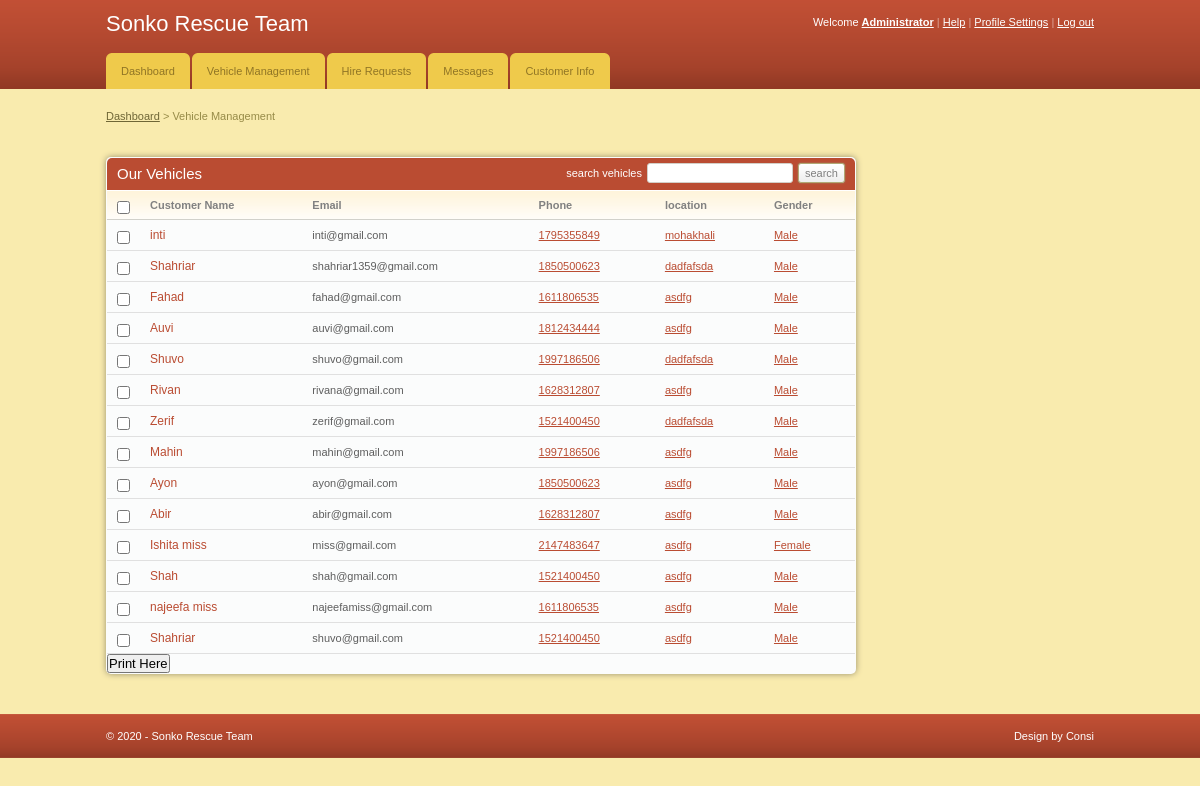
Screenshot of /admin/customerinfo.php (signed in) with the database file from the repository.
### tables this page shows
CREATE TABLE `client` (
  `client_id` int(11) NOT NULL,
  `fname` varchar(255) NOT NULL,
  `email` varchar(255) NOT NULL,
  `id_no` int(11) NOT NULL,
  `phone` int(11) NOT NULL,
  `location` varchar(255) NOT NULL,
  `gender` varchar(255) NOT NULL,
  `car_id` int(11) DEFAULT NULL,
  `status` varchar(255) NOT NULL,
  `mpesa` varchar(255) DEFAULT NULL
);

### admin/customerinfo.php (the view, shortened to what this page needs)
<!DOCTYPE html PUBLIC "-//W3C//DTD XHTML 1.0 Transitional//EN" "http://www.w3.org/TR/xhtml1/DTD/xhtml1-transitional.dtd">
<html xmlns="http://www.w3.org/1999/xhtml">
<head>
	<link rel="stylesheet" href="css/style.css" type="text/css" media="all" />
</head>
<body>
<div id="header">
	<div class="shell">
		<?php
			include 'menu.php';
		?>
		</div>
	</div>
<div id="container">
	<div class="shell">
		<div class="small-nav">
			<a href="index.php">Dashboard</a>
			<span>&gt;</span>
			Vehicle Management
		</div>
		<br />
		<div id="main">
			<div id="content">
				<div class="box">
					<div class="box-head">
						<h2 class="left">Our Vehicles</h2>
						<div class="right">
							<label>search vehicles</label>
							<input type="text" class="field small-field" />
							<input type="submit" class="button" value="search" />
						</div>
					</div>
					<div class="table">
						<table width="100%" border="0" cellspacing="0" cellpadding="0">
							<tr>
								<th width="13"><input type="checkbox" class="checkbox" /></th>
								<th>Customer Name</th>
								<th>Email</th>
								<th>Phone</th>
								<th>location</th>
								<th>Gender</th>
							</tr>
							<?php
								include '../includes/config.php';
								$select = "SELECT * FROM client";
								$result = $conn->query($select);
								while($row = $result->fetch_assoc()){
							?>
							<tr>
								<td><input type="checkbox" class="checkbox" /></td>
								<td><h3><a href="#"><?php echo $row['fname'] ?></a></h3></td>
								<td><?php echo $row['email'] ?></td>
								<td><a href="#"><?php echo $row['phone'] ?></a></td>
								<td><a href="#"><?php echo $row['location'] ?></a></td>
								<td><a href="#"><?php echo $row['gender'] ?></a></td>
							</tr>
							<?php
								}
							?>
						</table>
					</div>
					<h2><input type="submit" onclick="window.print()" value="Print Here" /></h2>
				</div>
			</div>
		</div>
	</div>
</div>
<div id="footer">
	<div class="shell">
		<span class="left">&copy; <?php echo date("Y");?> - Sonko Rescue Team</span>
		<span class="right">
			Design by Consi</a>
		</span>
	</div>
</div>
</body>
</html>

### admin/css/style.css (style rules this page uses)
* { padding:0; margin:0; outline:0; }
body { background:#f9ebae; font-family: Verdana, sans-serif; font-size:11px; line-height:14px; color:#5e5e5e; }
input, textarea, select { font-family: Verdana, sans-serif; font-size:13px; }
.field { border:solid 1px #d3cfc7; background:#fff; padding:5px; }
.small-field { border:solid 1px #d3cfc7; background:#fff; padding:3px 1px; font-size:11px; }
.checkbox { width:13px; height:13px; vertical-align:top; position:relative; top:2px; }
.button { background:#eee url(images/button.gif) repeat-x 0 0; border:solid 1px #b1a874; color:#7f7f7f; font-size:11px; padding:2px 6px 2px 6px; cursor:pointer; line-height:14px !important; }
a { color:#ba4c32; text-decoration: underline; cursor:pointer; }
.left, .alignleft { float:left; display:inline; }
.right, .alignright { float:right; display:inline; }
h2 { font-size:15px; font-weight: normal; }
h3 { font-size:12px; line-height:14px; font-weight: normal; }
h3 a { text-decoration: none; }
.shell { width:988px; margin:0 auto; }
#header { height:89px; background:url(images/header.gif); white-space:nowrap; }
#container { padding:20px 0; }
.small-nav { color:#978b48; padding-bottom:20px; }
.small-nav a { color:#6f6636; }
#content { float:left; width:750px; }
.table th { background:#fffdfa url(images/th.gif) repeat-x 0 0; color:#818181; text-align: left; padding:7px 10px; border-bottom:solid 1px #d2d1cb; }
.table td { background:#fbfcfc; border-bottom:solid 1px #e0e0e0; padding:8px 10px; }
.box { background:#fbfcfc; height:100%; padding:1px; margin-bottom:20px; }
.box-head { background:#ba4c32; height:32px; color:#fff; padding: 0 10px; line-height:32px; white-space:nowrap; border-bottom:solid 1px #fff; }
.box-head .right { padding-top:5px; line-height:13px; }
.box-head .right label, .box-head .right input { float:left; }
.box-head .right label { padding:4px 0 0 0; }
.box-head .right input { margin-left:5px; }
#footer { height:44px; background:url(images/footer.gif); line-height:44px; color:#fff; }
.box { -moz-border-radius:5px; -webkit-border-radius:5px; -moz-box-shadow: 0 0 6px #978f6c; -webkit-box-shadow: 0 0 6px #978f6c; }
.box-head { -moz-border-radius-topleft:5px; -moz-border-radius-topright:5px; -webkit-border-top-left-radius:5px; -webkit-border-top-right-radius:5px; }
.field, .button { -moz-border-radius:4px; -webkit-border-radius:4px; }
.small-field, .button, .pagging a { -moz-border-radius:3px; -webkit-border-radius:3px; }
.button { -moz-box-shadow: 0 0 2px #978f6c; -webkit-box-shadow: 0 0 2px #978f6c; }

### rows the page displays
client: fname "inti", email "inti@gmail.com", phone "1795355849", location "mohakhali", gender "Male"
client: fname "Shahriar", email "shahriar1359@gmail.com", phone "1850500623", location "dadfafsda", gender "Male"
client: fname "Fahad", email "fahad@gmail.com", phone "1611806535", location "asdfg", gender "Male"
client: fname "Auvi", email "auvi@gmail.com", phone "1812434444", location "asdfg", gender "Male"
client: fname "Shuvo", email "shuvo@gmail.com", phone "1997186506", location "dadfafsda", gender "Male"
client: fname "Rivan", email "rivana@gmail.com", phone "1628312807", location "asdfg", gender "Male"
client: fname "Zerif", email "zerif@gmail.com", phone "1521400450", location "dadfafsda", gender "Male"
client: fname "Mahin", email "mahin@gmail.com", phone "1997186506", location "asdfg", gender "Male"
client: fname "Ayon", email "ayon@gmail.com", phone "1850500623", location "asdfg", gender "Male"
client: fname "Abir", email "abir@gmail.com", phone "1628312807", location "asdfg", gender "Male"
client: fname "Ishita miss", email "miss@gmail.com", phone "2147483647", location "asdfg", gender "Female"
client: fname "Shah", email "shah@gmail.com", phone "1521400450", location "asdfg", gender "Male"
client: fname "najeefa miss", email "najeefamiss@gmail.com", phone "1611806535", location "asdfg", gender "Male"
client: fname "Shahriar", email "shuvo@gmail.com", phone "1521400450", location "asdfg", gender "Male"
